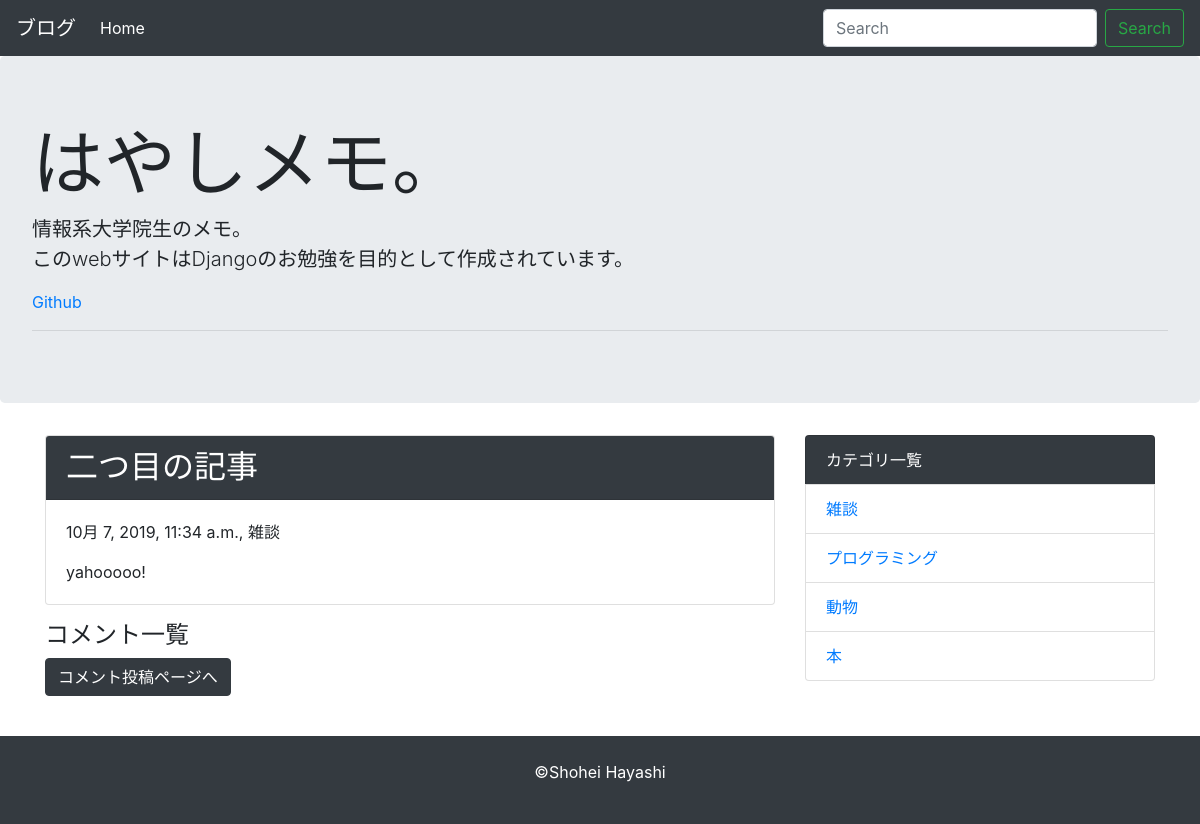
The app's page /detail/2 with its own data.
### blog/models.py (models this page shows, shortened)
class Post(models.Model):
  title = models.CharField('タイトル', max_length = 255)
  text = models.TextField('本文')
  created_at = models.DateTimeField('作成日', default=timezone.now)
  category = models.ForeignKey(Category, verbose_name='カテゴリ', on_delete=models.PROTECT)

class Category(models.Model):
  name = models.CharField('カテゴリ名', max_length = 255)
  created_at = models.DateTimeField('作成日', default=timezone.now)
  def __str__(self):
      return self.name

### blog/views.py (the view)
# urls.py: path('detail/<int:pk>', views.DetailView.as_view(), name = 'detail'),
class DetailView(generic.DetailView):
  model = Post

### blog/context_processors.py (called while the page is built)
def common(request):
  context = {
    'category_list':Category.objects.all(),
  }
  return context

### blog/templates/blog/post_detail.html (shortened to what this page needs)
{% extends 'blog/base.html' %}
{% block content %}
<div class="card mb-3">
  <h2 class="card-header bg-dark text-white">{{ post.title }}</h4>
  <div class="card-body">
    <p>{{ post.created_at }}, {{ post.category }}</p>
    {{ post.text | linebreaksbr | urlize }}
  </div>
</div>
<h4>コメント一覧</h4>
<a class="btn btn-dark mb-3" href="{% url 'blog:comment' post.pk %}">コメント投稿ページへ</a>
{% endblock %}

### blog/templates/blog/base.html (shortened to what this page needs)
<!DOCTYPE html>
<html lang="ja">
<head>
  <link rel="stylesheet" href="https://stackpath.bootstrapcdn.com/bootstrap/4.3.1/css/bootstrap.min.css">
</head>
<body>
  <nav class="navbar navbar-expand-lg navbar-dark bg-dark">
    <a class="navbar-brand" href="{% url 'blog:index' %}">ブログ</a>
    <div class="collapse navbar-collapse" id="navbarSupportedContent">
      <ul class="navbar-nav mr-auto">
        <li class="nav-item active">
          <a class="nav-link" href="{% url 'blog:index' %}">Home</a>
        </li>
      </ul>
      <form class="form-inline my-2 my-lg-0" method="GET" action="{% url 'blog:index' %}">
        <input class="form-control mr-sm-2" type="text" placeholder="Search" aria-label="Search" name="keyword">
        <button class="btn btn-outline-success my-2 my-sm-0" type="submit">Search</button>
      </form>
    </div>
  </nav>
  <div class="jumbotron">
    <h1 class="display-3">はやしメモ。</h1>
    <p class="lead">情報系大学院生のメモ。<br>
    このwebサイトはDjangoのお勉強を目的として作成されています。</p>
    <p><a href="https://github.com/RingSho/django-blog">Github</a></p>
    <hr class="my-2">
  </div>
  <div class="container mb-4 mt-3">
    <div class="row">
      <div class="col-md-8">
        {% block content %}
        {% endblock %}
      </div>
      <div class="col-md-4">
        <ul class="list-group">
          <li class="list-group-item bg-dark text-white">カテゴリ一覧</li>
          {% for category in category_list%}
            <li class="list-group-item">
              <a href="{% url 'blog:category' category.pk %}">{{ category }}</a>
            </li>
          {% endfor %}
        </ul>
      </div>
    </div>
  </div>
  <footer class="bg-dark text-white text-center py-4">
    <p>©Shohei Hayashi</p>
  </footer>
</body>
</html>

### records on screen
Post: title "二つ目の記事", created_at "10月 7, 2019, 11:34 a.m.", category "雑談", text "yahooooo!"
Category: name "雑談"
Category: name "プログラミング"
Category: name "動物"
Category: name "本"
